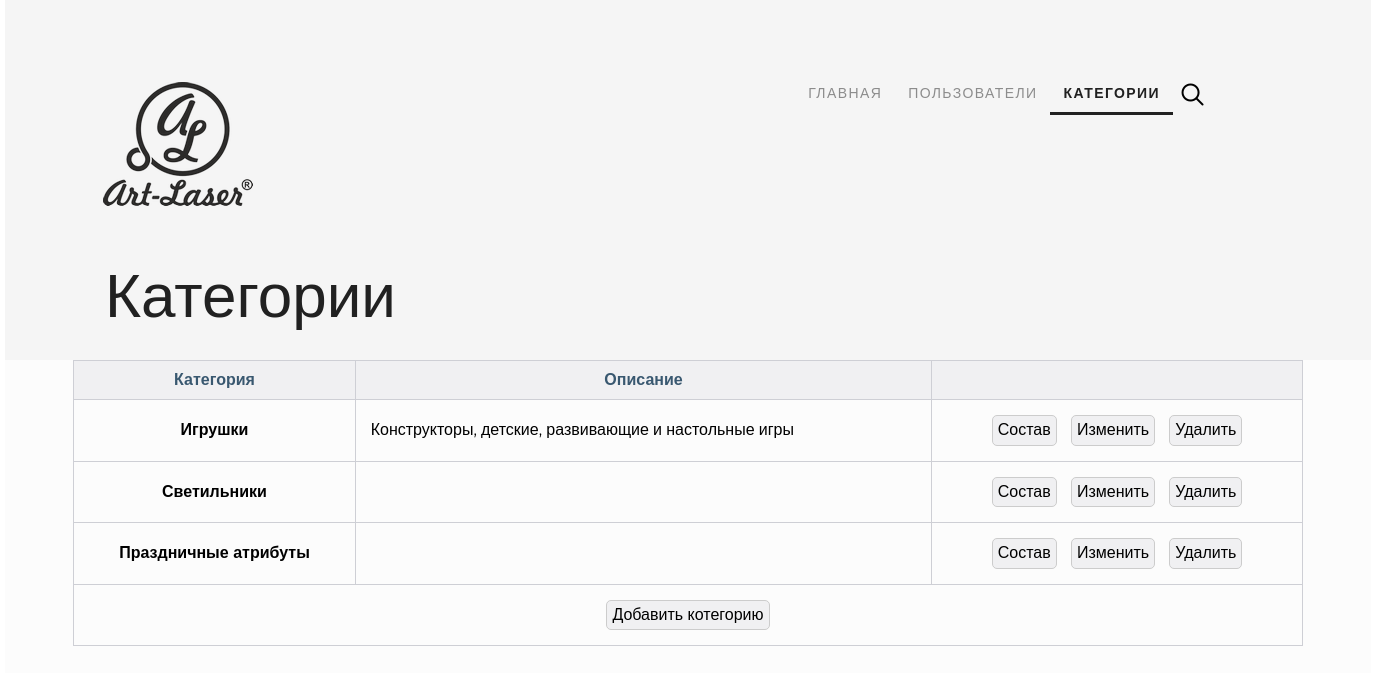
The app's page /administrator/ with its own data.
### mainapp/models.py (models this page shows, shortened)
class ProductCategory(models.Model):
    name = models.CharField(verbose_name='Категория', max_length=64, unique=True)
    description = models.TextField(verbose_name='Описание категории', blank=True)

### adminapp/views.py (the view)
def categories(request):
    title = 'Категории'
    categories_list = ProductCategory.objects.all()
    context = {
        'title': title,
        'objects': categories_list,
    }
    return render(request, 'adminapp/categories.html', context)

### adminapp/templates/adminapp/categories.html (shortened to what this page needs)
{% extends 'adminapp/base.html' %}
{% load staticfiles %}
{% block container %}
<div class="container clearfix">
    <div class="hero-back">
        {% include 'adminapp/includes/inc__menu.html' %}
        <div class="h2">{{ title }}</div>
    </div>
    <div class="content">
        <table>
            <thead>
            <tr>
                <th scope="col">Категория</th>
                <th scope="col">Описание</th>
                <th scope="col"></th>
            </tr>
            </thead>
            <tbody>
            {% for object in objects %}
            <tr>
                <th scope="row">{{ object.name }}</th>
                <td>{{ object.description }}</td>
                <td class="td-total">
                    <button class="btn-cat">
                        <a href="">
                            Состав
                        </a>
                    </button>
                    <button class="btn-cat">
                        <a href="">
                            Изменить
                        </a>
                    </button>
                    <button class="btn-cat">
                        <a href="">
                            Удалить
                        </a>
                    </button>
                </td>
            </tr>
            {% endfor %}
            </tbody>
            <tr>
                <td colspan="3" class="td-total">
                    <button class="btn-cat">
                        <a href="">Добавить котегорию</a>
                    </button>
                </td>
            </tr>
        </table>
    </div>
</div>
{% endblock %}

### static/css/style.css (style rules this page uses)
* { margin: 0; padding: 0; }
html, body { height: 100%; font-family: 'Montserrat', sans-serif; }
a { text-decoration: none; outline: none; }
.btn-cat { margin: 5px; padding: 5px; border-radius: 5px; background: #f0f0f2; border: 1px solid #ccc; }
.btn-cat a { color: black; }
table { border-collapse: collapse; width: 90%; margin: auto; }
thead { background: #f0f0f2; color: #395870; }
th, td { padding: 10px 15px; vertical-align: middle; border: 1px solid #cecfd5; }
.td-price, .td-qty, .td-total, .td-image { text-align: center; }
.hero-back { width: 1366px; height: 360px; background-color: #f5f5f5; position: relative; }
.h2 { font-size: 62px; font-weight: 100; color: #212121; margin-top: 260px; padding-left: 100px; position: absolute; }
.container { max-width: 1366px; min-height: 100%; margin: 0 auto; background-color: #FCFCFC; }
.content { display: flex; flex-direction: column; }
.clearfix:after { content: ""; display: block; clear: both; }

### records on screen
ProductCategory: name "Игрушки", description "Конструкторы, детские, развивающие и настольные игры"
ProductCategory: name "Светильники"
ProductCategory: name "Праздничные атрибуты"

### other values on screen
{{ title }} "Категории"
